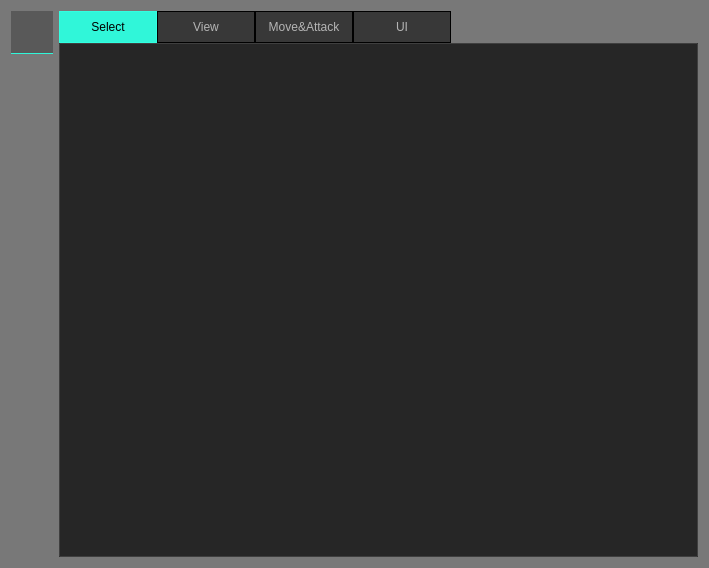
<?xml version="1.0" encoding="UTF-8"?>
<ui version="4.0">
 <class>help_slide_widget</class>
 <widget class="QWidget" name="help_slide_widget">
  <property name="geometry">
   <rect>
    <x>0</x>
    <y>0</y>
    <width>709</width>
    <height>568</height>
   </rect>
  </property>
  <property name="acceptDrops">
   <bool>false</bool>
  </property>
  <property name="windowTitle">
   <string>help_slide_widget</string>
  </property>
  <property name="styleSheet">
   <string notr="true">/*
Material Dark Style Sheet for QT Applications
Author: Jaime A. Quiroga P.
Inspired on https://github.com/jxfwinter/qt-material-stylesheet
Company: GTRONICK
Last updated: 04/12/2018, 15:00.
Available at: https://github.com/GTRONICK/QSS/blob/master/MaterialDark.qss
*/
QMainWindow {
	background-color:#ff000000;
}
QWidget{
 	background-color: #50000000;
}
QDialog {
	background-color:#ff000000;
}
QColorDialog {
	background-color:#ff000000;
}
QTextEdit {
	background-color:#50000000;
	color: #B5B5B5;
} 
QPlainTextEdit {
	selection-background-color:#007b50;
	background-color:#ff000000;
	border-style: solid;
	border-top-color: transparent;
	border-right-color: transparent;
	border-left-color: transparent;
	border-bottom-color: transparent;
	border-width: 1px;
	color: #B5B5B5;
} 
QPushButton{
	border:0px solid transparent;
	border-radius:0px;
	border-bottom-color: #30F6D9;
	border-bottom-width: 1px;
	color: #B5B5B5;
	padding:5px;
	background-color: #50151515;	
}
QPushButton::default{
	border-bottom-width: 2px;
	border-bottom-color: #32FFE0;
	color: #32FFE0;
}
QPushButton:flat{
	color:#ff000000;
	background-color:#30F6D9;
}
QPushButton:hover{
	color: #ff000000;
	background-color: #30F6D9;
	
}
QPushButton:pressed,QPushButton::checked{
	color: #ff000000;
	border-bottom-color: #26C3A9;
	background-color: #26C3A9;
}
QPushButton:disabled{
	border-bottom-color: #50505050;
	color: #505050;
	background-color: #50151515;
}
/* QToolButton {
	border-style: solid;
	border-top-color: transparent;
	border-right-color: transparent;
	border-left-color: transparent;
	border-bottom-color: #04b97f;
	border-bottom-width: 1px;
	border-style: solid;
	color: #B5B5B5;
	padding: 2px;
	background-color: #ff000000;
}
QToolButton:hover{
	border-style: solid;
	border-top-color: transparent;
	border-right-color: transparent;
	border-left-color: transparent;
	border-bottom-color: #37efba;
	border-bottom-width: 2px;
	border-style: solid;
	color: #FFFFFF;
	padding-bottom: 1px;
	background-color: #ff000000;
} */ 
QLineEdit {
	border-width: 1px; 
	border-radius: 0px;
	border-color: #50505050;
	border-style: inset;
	padding: 0px;
	color: #B5B5B5;
	background:#50151515;
	selection-background-color:#50505050;
	selection-color: #26C3A9;
}
QLabel {
	color: #B5B5B5;
	background-color: transparent;
}
/* QLCDNumber {
	color: #37e6b4;
} */ 
QProgressBar {
	color: transparent;
	border-style:inset;
	border-width: 1px; 
	border-radius: 0px;
	border-color: #30F6D9;
	background-color:#151515;
}
QProgressBar::chunk {
	background-color: #30F6D9;
	width:5px;
	margin:0px;
	border-radius: 0px;
}
/* QMenuBar {
	background-color: #ff000000;
}
QMenuBar::item {
	color: #B5B5B5;
  	spacing: 3px;
  	padding: 1px 4px;
  	background: #ff000000;
}

QMenuBar::item:selected {
  	background:#ff000000;
	color: #FFFFFF;
}
QMenu::item:selected {
	border-style: solid;
	border-top-color: transparent;
	border-right-color: transparent;
	border-left-color: #04b97f;
	border-bottom-color: transparent;
	border-left-width: 2px;
	color: #FFFFFF;
	padding-left:15px;
	padding-top:4px;
	padding-bottom:4px;
	padding-right:7px;
	background-color: #ff000000;
}
QMenu::item {
	border-style: solid;
	border-top-color: transparent;
	border-right-color: transparent;
	border-left-color: transparent;
	border-bottom-color: transparent;
	border-bottom-width: 1px;
	border-style: solid;
	color: #B5B5B5;
	padding-left:17px;
	padding-top:4px;
	padding-bottom:4px;
	padding-right:7px;
	background-color: #ff000000;
}
QMenu{
	background-color:#ff000000;
} */ 
QTabWidget {
	
}
QTabWidget::pane {
	border:1px solid #50151515;
	border-radius: 0px;
	background-color:#50000000;
}
QTabBar::tab{
	border: 1px solid #ff000000;
	border-radius: 0px;
	color: #B5B5B5;
	padding:8px;
	background-color: #50000000;
}
QTabBar::tab:top,QTabBar::tab:bottom{
	min-width:80px;
}
QTabBar::tab:left,QTabBar::tab:right{
	min-height:80px;
}
QTabBar::tab:hover {
	color: #ff000000;
	color: #30F6D9;
}
QTabBar::tab:top:hover{
	
	border-bottom-color:#30F6D9;
}
QTabBar::tab:bottom:hover{
	border-top-color:#30F6D9;
}
QTabBar::tab:left:hover{
	border-right-color:#30F6D9;
}
QTabBar::tab:right:hover{
	border-left-color:#30F6D9;
}
QTabBar::tab:selected, QTabBar::tab:last:selected {
	color: #ff000000;
	border-color: #32FFE0;
	background-color: #30F6D9;
}

QCheckBox {
	color: #B5B5B5;
	border:1px solid #151515;
	border-radius:0px;
	background-color:#151515;
	padding-left: 4px;
}
QCheckBox:hover {
	border-color: #30F6D9;
	color:#30F6D9;
}
QCheckBox::indicator{
	height: 10px;
	width: 10px;
	border-style:solid;
	border-width: 1px;
	border-color: #B5B5B5;
}
QCheckBox::indicator:checked {
	background-color: #30F6D9;
	border-color:#30F6D9
}
QCheckBox::indicator:unchecked {
	background-color: transparent;
}
QCheckBox:disabled {
	color: #505050;
}
/* QRadioButton {
	color: #B5B5B5;
	background-color: #ff000000;
	padding: 1px;
}
QRadioButton::indicator:checked {
	height: 10px;
	width: 10px;
	border-style:solid;
	border-radius:5px;
	border-width: 1px;
	border-color: #04b97f;
	color: #B5B5B5;
	background-color: #04b97f;
}
QRadioButton::indicator:unchecked {
	height: 10px;
	width: 10px;
	border-style:solid;
	border-radius:5px;
	border-width: 1px;
	border-color: #04b97f;
	color: #B5B5B5;
	background-color: transparent;
} */ 
QStatusBar {
	color:#ffffff;
}
QSpinBox {
	color: #B5B5B5;	
	background-color: #50000000;
}
QDoubleSpinBox {
	color: #B5B5B5;	
	background-color: #50000000;
}
QTimeEdit {
	color: #B5B5B5;	
	background-color: #50000000;
}
QDateTimeEdit {
	color: #B5B5B5;	
	background-color: #50000000;
}
QDateEdit {
	color: #B5B5B5;	
	background-color: #50000000;
}
QComboBox {
	color: #B5B5B5;	
	background: #50000000;
}
QComboBox:editable {
	background: #50000000;
	color: #B5B5B5;
	selection-background-color: #50000000;
}
QComboBox QAbstractItemView {
	color: #B5B5B5;	
	background: #50000000;
	selection-color: #FFFFFF;
	selection-background-color: #50000000;
}
QComboBox:!editable:on, QComboBox::drop-down:editable:on {
	color: #B5B5B5;	
	background: #50000000;
}
QFontComboBox {
	color: #B5B5B5;	
	background-color: #50000000;
}
QToolBox {
	color: #B5B5B5;
	background-color: #50000000;
}
QToolBox::tab {
	border:0px solid transparent;
	border-radius:0px;
	border-bottom-color: #30F6D9;
	border-bottom-width: 1px;
	color: #B5B5B5;
	background-color: #50000000;
}
QToolBox::tab:hover{
	color: #ff000000;
	background-color: #30F6D9;
}
QToolBox::tab:selected {
	color: #ff000000;
	background-color: #30F6D9;
}
QScrollArea {
	color: #B5B5B5;
	background-color: #50000000;
}
QSlider{
	background-color: #50000000;
}
QSlider::groove:horizontal {
	height: 1px;
}
QSlider::groove:vertical {
	width: 1px;
}
QSlider::handle{
	background-color: #32FFE0;
	border: 1px solid #50151515;
	border-radius: 0px;
}
QSlider::handle:horizontal {
	width: 6px;
	margin: -4px 0;
}
QSlider::handle:vertical {
	height: 6px;
	margin: 0 -4px;
}
QSlider::add-page{
    background: #B5B5B5;
}
QSlider::sub-page {
    background: #26C3A9;
}
</string>
  </property>
  <layout class="QHBoxLayout" name="horizontalLayout">
   <item>
    <layout class="QVBoxLayout" name="verticalLayout">
     <item>
      <widget class="QPushButton" name="quit_button">
       <property name="styleSheet">
        <string notr="true">QPushButton{min-width: 32px;min-height: 32px;max-width:32px;max-height:32px;image: url(:/ui/quit_highlight.png);}QPushButton:hover,QPushButton:pressed,QPushButton:disabled,QPushButton:checked{image: url(:/ui/quit_dark.png);} 
</string>
       </property>
       <property name="text">
        <string/>
       </property>
       <property name="shortcut">
        <string>Esc</string>
       </property>
      </widget>
     </item>
     <item>
      <spacer name="verticalSpacer">
       <property name="orientation">
        <enum>Qt::Orientation::Vertical</enum>
       </property>
       <property name="sizeHint" stdset="0">
        <size>
         <width>20</width>
         <height>40</height>
        </size>
       </property>
      </spacer>
     </item>
    </layout>
   </item>
   <item>
    <widget class="QTabWidget" name="tabWidget">
     <property name="minimumSize">
      <size>
       <width>0</width>
       <height>0</height>
      </size>
     </property>
     <property name="styleSheet">
      <string notr="true"/>
     </property>
     <property name="tabPosition">
      <enum>QTabWidget::TabPosition::North</enum>
     </property>
     <property name="tabShape">
      <enum>QTabWidget::TabShape::Rounded</enum>
     </property>
     <property name="currentIndex">
      <number>0</number>
     </property>
     <property name="elideMode">
      <enum>Qt::TextElideMode::ElideNone</enum>
     </property>
     <property name="usesScrollButtons">
      <bool>false</bool>
     </property>
     <property name="documentMode">
      <bool>false</bool>
     </property>
     <property name="tabsClosable">
      <bool>false</bool>
     </property>
     <property name="tabBarAutoHide">
      <bool>false</bool>
     </property>
     <widget class="QWidget" name="tab">
      <property name="styleSheet">
       <string notr="true">border-image: url(:/ui/slide_0.png);Q</string>
      </property>
      <attribute name="title">
       <string>Select</string>
      </attribute>
     </widget>
     <widget class="QWidget" name="tab_2">
      <property name="styleSheet">
       <string notr="true">border-image: url(:/ui/slide_1.png);</string>
      </property>
      <attribute name="title">
       <string>View</string>
      </attribute>
     </widget>
     <widget class="QWidget" name="tab_3">
      <property name="styleSheet">
       <string notr="true">border-image: url(:/ui/slide_2.png);</string>
      </property>
      <attribute name="title">
       <string>Move&amp;&amp;Attack</string>
      </attribute>
     </widget>
     <widget class="QWidget" name="tab_4">
      <property name="styleSheet">
       <string notr="true">border-image: url(:/ui/slide_3.png);</string>
      </property>
      <attribute name="title">
       <string>UI</string>
      </attribute>
     </widget>
    </widget>
   </item>
  </layout>
 </widget>
 <resources>
  <include location="../../resources.qrc"/>
 </resources>
 <connections/>
</ui>
